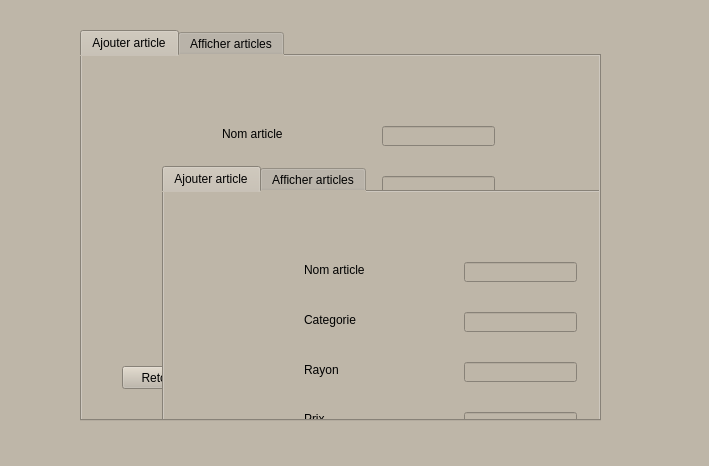
<?xml version="1.0" encoding="UTF-8"?>
<ui version="4.0">
 <class>Articles</class>
 <widget class="QWidget" name="Articles">
  <property name="geometry">
   <rect>
    <x>0</x>
    <y>0</y>
    <width>709</width>
    <height>466</height>
   </rect>
  </property>
  <property name="windowTitle">
   <string>Form</string>
  </property>
  <property name="styleSheet">
   <string notr="true">background-color: rgb(190, 182, 168);</string>
  </property>
  <widget class="QTabWidget" name="tabWidget">
   <property name="geometry">
    <rect>
     <x>80</x>
     <y>30</y>
     <width>521</width>
     <height>391</height>
    </rect>
   </property>
   <property name="currentIndex">
    <number>0</number>
   </property>
   <widget class="QWidget" name="tab">
    <attribute name="title">
     <string>Ajouter article</string>
    </attribute>
    <widget class="QLabel" name="Narticle">
     <property name="geometry">
      <rect>
       <x>140</x>
       <y>70</y>
       <width>91</width>
       <height>16</height>
      </rect>
     </property>
     <property name="text">
      <string>Nom article</string>
     </property>
    </widget>
    <widget class="QLabel" name="Carticle">
     <property name="geometry">
      <rect>
       <x>140</x>
       <y>120</y>
       <width>101</width>
       <height>16</height>
      </rect>
     </property>
     <property name="text">
      <string>Categorie</string>
     </property>
    </widget>
    <widget class="QLabel" name="Rarticle">
     <property name="geometry">
      <rect>
       <x>140</x>
       <y>170</y>
       <width>81</width>
       <height>16</height>
      </rect>
     </property>
     <property name="text">
      <string>Rayon</string>
     </property>
    </widget>
    <widget class="QLineEdit" name="lineEdit_na">
     <property name="geometry">
      <rect>
       <x>300</x>
       <y>70</y>
       <width>113</width>
       <height>20</height>
      </rect>
     </property>
    </widget>
    <widget class="QLineEdit" name="lineEdit_ca">
     <property name="geometry">
      <rect>
       <x>300</x>
       <y>120</y>
       <width>113</width>
       <height>20</height>
      </rect>
     </property>
    </widget>
    <widget class="QLineEdit" name="lineEdit_ra">
     <property name="geometry">
      <rect>
       <x>300</x>
       <y>170</y>
       <width>113</width>
       <height>20</height>
      </rect>
     </property>
    </widget>
    <widget class="QPushButton" name="pb_ajouter">
     <property name="geometry">
      <rect>
       <x>400</x>
       <y>310</y>
       <width>75</width>
       <height>23</height>
      </rect>
     </property>
     <property name="text">
      <string>Ajouter</string>
     </property>
    </widget>
    <widget class="QPushButton" name="pb_retour">
     <property name="geometry">
      <rect>
       <x>40</x>
       <y>310</y>
       <width>75</width>
       <height>23</height>
      </rect>
     </property>
     <property name="text">
      <string>Retour</string>
     </property>
    </widget>
    <widget class="QLabel" name="label_4">
     <property name="geometry">
      <rect>
       <x>140</x>
       <y>220</y>
       <width>47</width>
       <height>13</height>
      </rect>
     </property>
     <property name="text">
      <string>Prix</string>
     </property>
    </widget>
    <widget class="QLineEdit" name="lineEdit_pa">
     <property name="geometry">
      <rect>
       <x>300</x>
       <y>220</y>
       <width>113</width>
       <height>20</height>
      </rect>
     </property>
    </widget>
    <widget class="QTabWidget" name="tabWidget_2">
     <property name="geometry">
      <rect>
       <x>80</x>
       <y>110</y>
       <width>521</width>
       <height>391</height>
      </rect>
     </property>
     <property name="currentIndex">
      <number>0</number>
     </property>
     <widget class="QWidget" name="tab_3">
      <attribute name="title">
       <string>Ajouter article</string>
      </attribute>
      <widget class="QLabel" name="Narticle_2">
       <property name="geometry">
        <rect>
         <x>140</x>
         <y>70</y>
         <width>91</width>
         <height>16</height>
        </rect>
       </property>
       <property name="text">
        <string>Nom article</string>
       </property>
      </widget>
      <widget class="QLabel" name="Carticle_2">
       <property name="geometry">
        <rect>
         <x>140</x>
         <y>120</y>
         <width>101</width>
         <height>16</height>
        </rect>
       </property>
       <property name="text">
        <string>Categorie</string>
       </property>
      </widget>
      <widget class="QLabel" name="Rarticle_2">
       <property name="geometry">
        <rect>
         <x>140</x>
         <y>170</y>
         <width>81</width>
         <height>16</height>
        </rect>
       </property>
       <property name="text">
        <string>Rayon</string>
       </property>
      </widget>
      <widget class="QLineEdit" name="lineEdit_na_2">
       <property name="geometry">
        <rect>
         <x>300</x>
         <y>70</y>
         <width>113</width>
         <height>20</height>
        </rect>
       </property>
      </widget>
      <widget class="QLineEdit" name="lineEdit_ca_2">
       <property name="geometry">
        <rect>
         <x>300</x>
         <y>120</y>
         <width>113</width>
         <height>20</height>
        </rect>
       </property>
      </widget>
      <widget class="QLineEdit" name="lineEdit_ra_2">
       <property name="geometry">
        <rect>
         <x>300</x>
         <y>170</y>
         <width>113</width>
         <height>20</height>
        </rect>
       </property>
      </widget>
      <widget class="QPushButton" name="pb_ajouter_2">
       <property name="geometry">
        <rect>
         <x>400</x>
         <y>310</y>
         <width>75</width>
         <height>23</height>
        </rect>
       </property>
       <property name="text">
        <string>Ajouter</string>
       </property>
      </widget>
      <widget class="QPushButton" name="pb_retour_2">
       <property name="geometry">
        <rect>
         <x>40</x>
         <y>310</y>
         <width>75</width>
         <height>23</height>
        </rect>
       </property>
       <property name="text">
        <string>Retour</string>
       </property>
      </widget>
      <widget class="QLabel" name="label_5">
       <property name="geometry">
        <rect>
         <x>140</x>
         <y>220</y>
         <width>47</width>
         <height>13</height>
        </rect>
       </property>
       <property name="text">
        <string>Prix</string>
       </property>
      </widget>
      <widget class="QLineEdit" name="lineEdit_pa_2">
       <property name="geometry">
        <rect>
         <x>300</x>
         <y>220</y>
         <width>113</width>
         <height>20</height>
        </rect>
       </property>
      </widget>
     </widget>
     <widget class="QWidget" name="tab_4">
      <attribute name="title">
       <string>Afficher articles</string>
      </attribute>
      <widget class="QTableView" name="tabetudiant_2">
       <property name="geometry">
        <rect>
         <x>100</x>
         <y>40</y>
         <width>331</width>
         <height>231</height>
        </rect>
       </property>
      </widget>
     </widget>
    </widget>
   </widget>
   <widget class="QWidget" name="tab_2">
    <attribute name="title">
     <string>Afficher articles</string>
    </attribute>
    <widget class="QTableView" name="tabetudiant">
     <property name="geometry">
      <rect>
       <x>100</x>
       <y>40</y>
       <width>331</width>
       <height>231</height>
      </rect>
     </property>
    </widget>
   </widget>
  </widget>
 </widget>
 <resources/>
 <connections/>
</ui>
